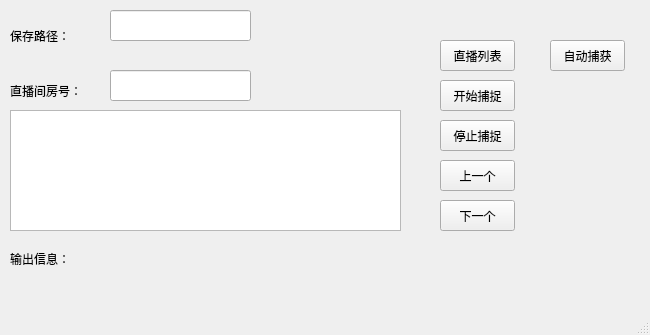
<?xml version="1.0" encoding="UTF-8"?>
<ui version="4.0">
 <class>MainWindow</class>
 <widget class="QMainWindow" name="MainWindow">
  <property name="geometry">
   <rect>
    <x>0</x>
    <y>0</y>
    <width>650</width>
    <height>335</height>
   </rect>
  </property>
  <property name="windowTitle">
   <string>MainWindow</string>
  </property>
  <widget class="QWidget" name="centralwidget">
   <widget class="QPushButton" name="start_Button">
    <property name="geometry">
     <rect>
      <x>440</x>
      <y>80</y>
      <width>75</width>
      <height>31</height>
     </rect>
    </property>
    <property name="text">
     <string>开始捕捉</string>
    </property>
   </widget>
   <widget class="QPushButton" name="end_Button">
    <property name="geometry">
     <rect>
      <x>440</x>
      <y>120</y>
      <width>75</width>
      <height>31</height>
     </rect>
    </property>
    <property name="text">
     <string>停止捕捉</string>
    </property>
   </widget>
   <widget class="QPushButton" name="pre_Button">
    <property name="geometry">
     <rect>
      <x>440</x>
      <y>160</y>
      <width>75</width>
      <height>31</height>
     </rect>
    </property>
    <property name="text">
     <string>上一个</string>
    </property>
   </widget>
   <widget class="QPushButton" name="next_Button">
    <property name="geometry">
     <rect>
      <x>440</x>
      <y>200</y>
      <width>75</width>
      <height>31</height>
     </rect>
    </property>
    <property name="text">
     <string>下一个</string>
    </property>
   </widget>
   <widget class="QLabel" name="label_2">
    <property name="geometry">
     <rect>
      <x>10</x>
      <y>250</y>
      <width>501</width>
      <height>51</height>
     </rect>
    </property>
    <property name="text">
     <string>输出信息：</string>
    </property>
    <property name="alignment">
     <set>Qt::AlignLeading|Qt::AlignLeft|Qt::AlignTop</set>
    </property>
   </widget>
   <widget class="QLabel" name="label_3">
    <property name="geometry">
     <rect>
      <x>10</x>
      <y>80</y>
      <width>71</width>
      <height>21</height>
     </rect>
    </property>
    <property name="text">
     <string>直播间房号：</string>
    </property>
   </widget>
   <widget class="QLineEdit" name="roomlineE">
    <property name="geometry">
     <rect>
      <x>110</x>
      <y>70</y>
      <width>141</width>
      <height>31</height>
     </rect>
    </property>
   </widget>
   <widget class="QLabel" name="path_lab">
    <property name="geometry">
     <rect>
      <x>10</x>
      <y>20</y>
      <width>81</width>
      <height>31</height>
     </rect>
    </property>
    <property name="text">
     <string>保存路径：</string>
    </property>
   </widget>
   <widget class="QLineEdit" name="path_lineE">
    <property name="geometry">
     <rect>
      <x>110</x>
      <y>10</y>
      <width>141</width>
      <height>31</height>
     </rect>
    </property>
   </widget>
   <widget class="QListWidget" name="listWidget">
    <property name="geometry">
     <rect>
      <x>10</x>
      <y>110</y>
      <width>391</width>
      <height>121</height>
     </rect>
    </property>
   </widget>
   <widget class="QPushButton" name="list_Button">
    <property name="geometry">
     <rect>
      <x>440</x>
      <y>40</y>
      <width>75</width>
      <height>31</height>
     </rect>
    </property>
    <property name="text">
     <string>直播列表</string>
    </property>
   </widget>
   <widget class="QPushButton" name="auto_Button">
    <property name="geometry">
     <rect>
      <x>550</x>
      <y>40</y>
      <width>75</width>
      <height>31</height>
     </rect>
    </property>
    <property name="text">
     <string>自动捕获</string>
    </property>
   </widget>
  </widget>
  <widget class="QStatusBar" name="statusbar"/>
 </widget>
 <resources/>
 <connections/>
</ui>
